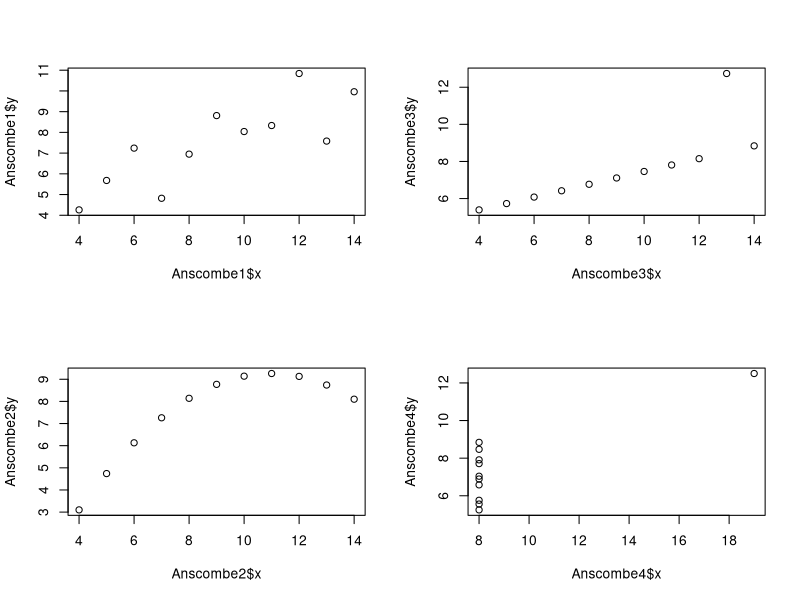
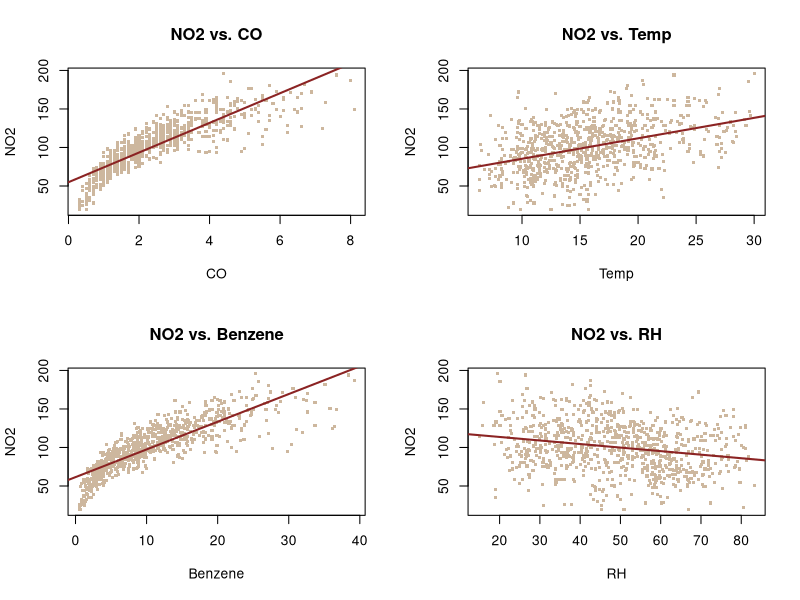

Reproduce these figures in R, in order.
## ---- chunk 1

AirQualityUCI = read.csv("AirQualityUCI.csv")

#Create one PDF file with 4 plots as explained above
    pdf("NO2.pdf") #Calling for PDF file
    par(mfcol = c(2,2)) #Changing the plot panel layout to 2 x 2
    plot(NO2 ~ CO , data = AirQualityUCI,pch = 15, col = "bisque3", cex = 0.5,
         xlab = "CO", ylab = "NO2")  
    title(main ="NO2 vs. CO")
    abline(lm(NO2 ~ CO, data= AirQualityUCI), col = "brown4", lwd = 2)
    plot(NO2 ~ Benzene , data = AirQualityUCI,pch = 15, col = "bisque3", cex = 0.5,
         xlab = "Benzene", ylab = "NO2")  
    title(main ="NO2 vs. Benzene")
    abline(lm(NO2 ~ Benzene, data= AirQualityUCI), col = "brown4", lwd = 2)
    plot(NO2 ~ Temp , data = AirQualityUCI,pch = 15, col = "bisque3", cex = 0.5,
         xlab = "Temp", ylab = "NO2")  
    title(main ="NO2 vs. Temp")
    abline(lm(NO2 ~ Temp, data= AirQualityUCI), col = "brown4", lwd = 2)
    plot(NO2 ~ RH , data = AirQualityUCI,pch = 15, col = "bisque3", cex = 0.5,
         xlab = "RH", ylab = "NO2")  
    title(main ="NO2 vs. RH")
    abline(lm(NO2 ~ RH, data= AirQualityUCI), col = "brown4", lwd = 2)
    dev.off() #Changing the layout back to the default


## ---- chunk 2

dat <- datasets::anscombe
Anscombe <- data.frame(
    set  = rep(1:4, each = 11),
    x = unlist(dat[ ,c(1:4)]),
    y = unlist(dat[ ,c(5:8)])
    )
rownames(Anscombe) <- NULL

Anscombe1 = Anscombe[Anscombe$set == 1,]
Anscombe2 = Anscombe[Anscombe$set == 2,]
Anscombe3 = Anscombe[Anscombe$set == 3,]
Anscombe4 = Anscombe[Anscombe$set == 4,]

par(mfcol = c(2,2))
plot(Anscombe1$x,Anscombe1$y)
plot(Anscombe2$x,Anscombe2$y)
plot(Anscombe3$x,Anscombe3$y)
plot(Anscombe4$x,Anscombe4$y)


## ---- chunk 3
#Mean of x:

mean(Anscombe1$x)
mean(Anscombe2$x)
mean(Anscombe3$x)
mean(Anscombe4$x)

## ---- chunk 4
#Mean of y:

mean(Anscombe1$y)
mean(Anscombe2$y)
mean(Anscombe3$y)
mean(Anscombe4$y)

## ---- chunk 5
#Standard deviation of x.
sd(Anscombe1$x)
sd(Anscombe2$x)
sd(Anscombe3$x)
sd(Anscombe4$x)
## ---- chunk 6
#Standard deviation of y.
sd(Anscombe1$y)
sd(Anscombe2$y)
sd(Anscombe3$y)
sd(Anscombe4$y)
## ---- chunk 7
#Correlation coefficient between x and y
cor(Anscombe1$x,Anscombe1$y)
cor(Anscombe2$x,Anscombe2$y)
cor(Anscombe3$x,Anscombe3$y)
cor(Anscombe4$x,Anscombe4$y)

## ---- chunk 8
#Correlation coefficient between x and y
cor(Anscombe1$x,Anscombe1$y, method = "kendall")
cor(Anscombe2$x,Anscombe2$y,  method = "kendall")
cor(Anscombe3$x,Anscombe3$y,  method = "kendall")
cor(Anscombe4$x,Anscombe4$y,  method = "kendall")

## ---- chunk 9
#Correlation coefficient between x and y
cor(Anscombe1$x,Anscombe1$y, method = "spearman")
cor(Anscombe2$x,Anscombe2$y,  method = "spearman")
cor(Anscombe3$x,Anscombe3$y,  method = "spearman")
cor(Anscombe4$x,Anscombe4$y,  method = "spearman")

